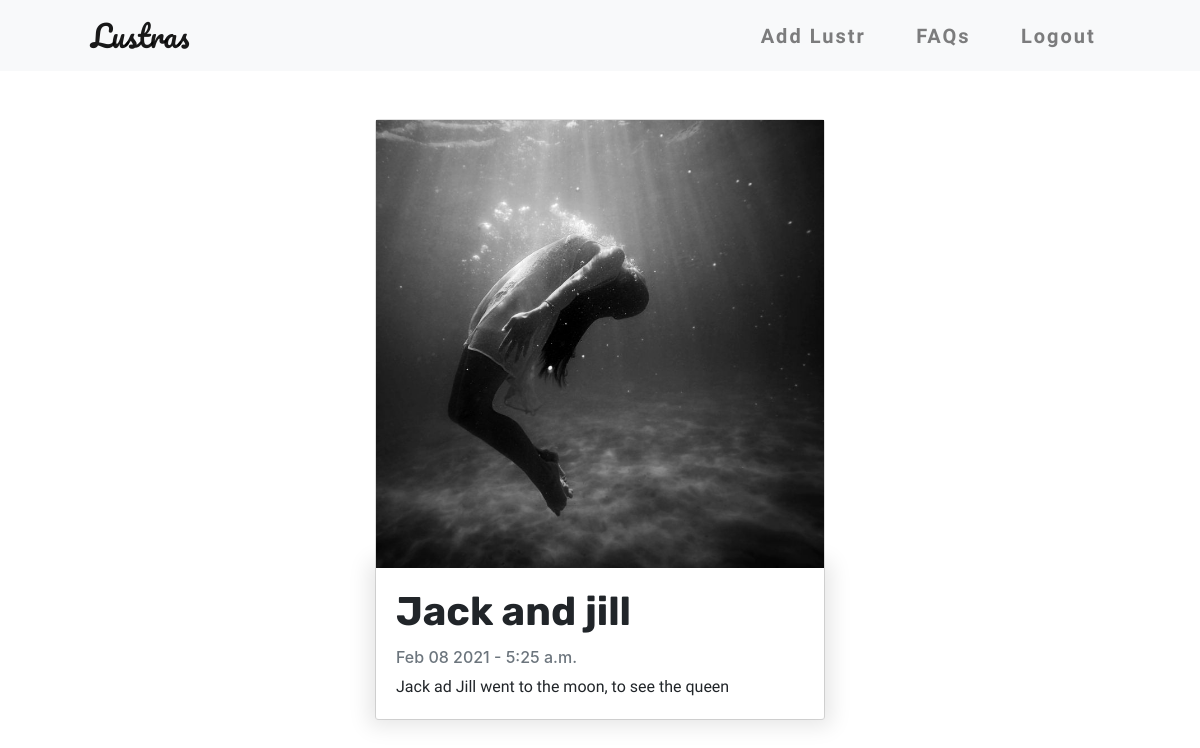
The app's page /jack-and-jill/, older data.
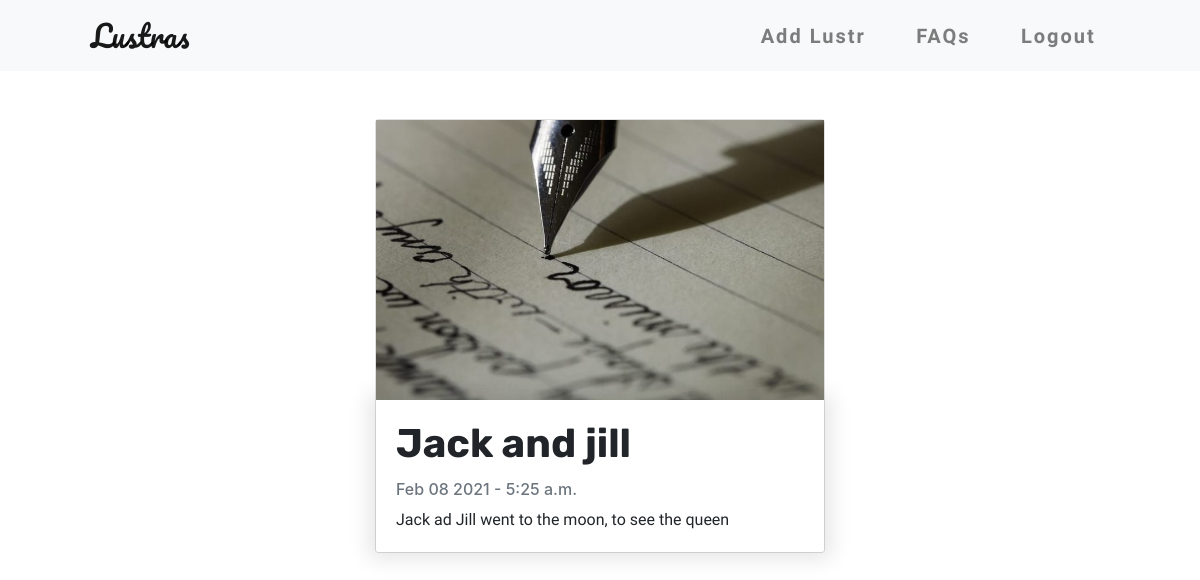
The same page, newer data.
### finatic/models.py (models this page shows, shortened)
class Lust(models.Model):
    title = models.CharField(max_length=100, unique=True)
    slug = models.SlugField(max_length=100, unique=True)
    picture = models.ImageField()
    description = models.TextField()
    author = models.ForeignKey(User, on_delete=models.CASCADE)
    date = models.DateField(auto_now_add=True)
    time = models.TimeField(auto_now_add=True)
    update_date = models.DateField(auto_now_add=True)
    status = models.IntegerField(choices=STATUS, default=1)
    class Meta:
        ordering = ['-time']

### finatic/views.py (the view)
# urls.py: path('<slug:slug>/', views.LustDetail.as_view(), name="detail"),
class LustDetail(generic.DetailView):
    model = Lust
    context_object_name = 'lust_detail'
    template_name = 'finatic/lust_detail.html'

### finatic/templates/finatic/lust_detail.html (shortened to what this page needs)
{%  extends 'base.html' %}
{% block content %}
   <div class="col-md-5 mt-5 mx-auto">
        <div class="card mb-4">
            <img src="{{ lust_detail.picture.url }}" alt="">
          <div class="card-body">
            <h1 class="card-title">{{ lust_detail.title }}</h1>
              <p class="card-text text-muted h6">{{ lust_detail.date | date:'M d Y' }} - {{ lust_detail.time }}</p>
            <p class="card-text" id="jff">{{ lust_detail.description | safe }}</p>
          </div>
        </div>
    </div>
{% endblock %}

Row changes from the older to the newer data that the page shows:
changed Lust "Jack and jill": picture: a different picture
